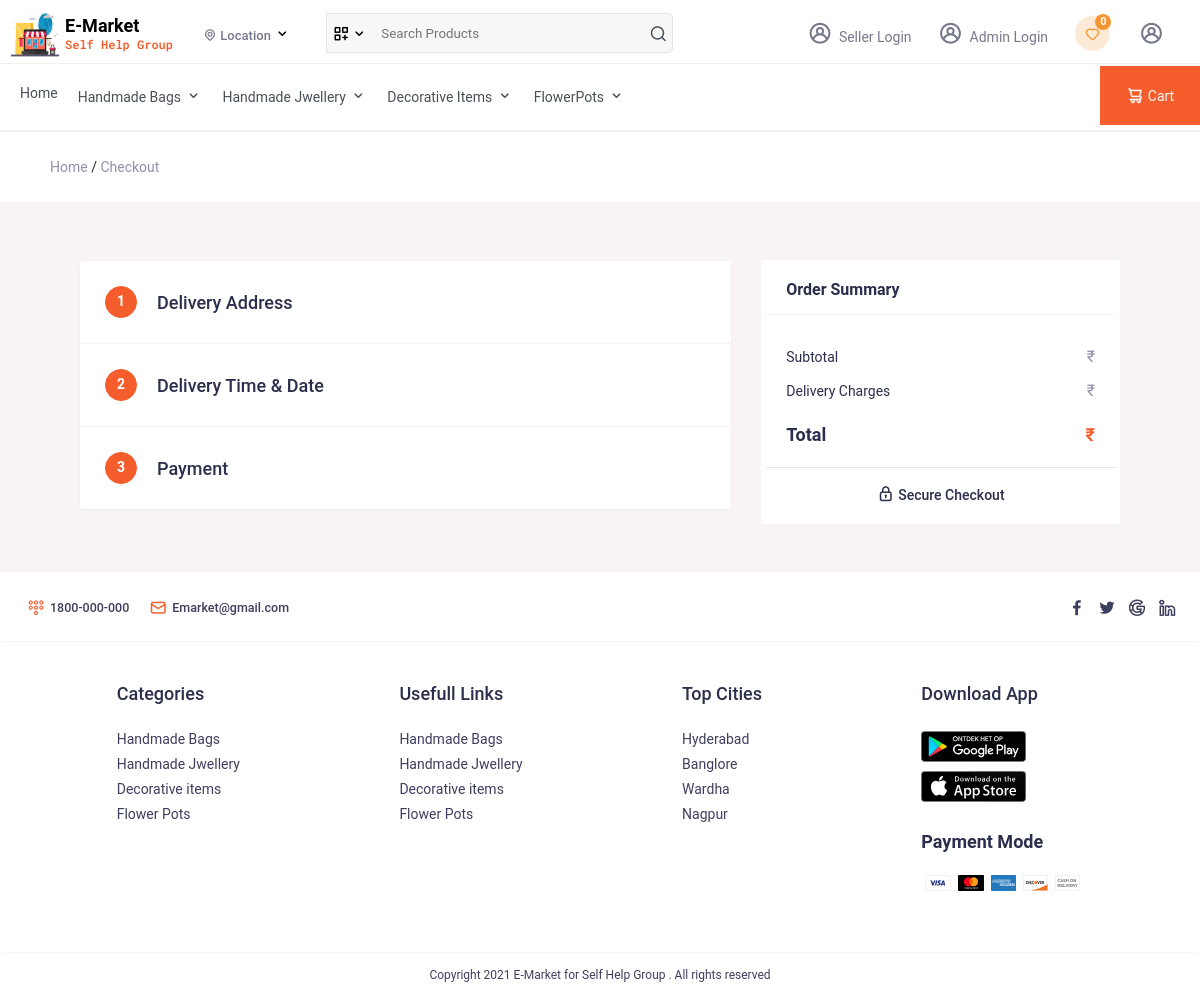
The page /checkout.php (signed in) on the database its author committed.
### tables this page shows
CREATE TABLE `categories` (
  `id` int(11) NOT NULL,
  `category` varchar(255) NOT NULL,
  `status` tinyint(1) NOT NULL
);

### checkout.php (the view, shortened to what this page needs)
<?php
require('require/top.php');
    $checkout=get_chekout_products($con);
    $subtotal=0;
?>
<div class="path">
    <div class="container">
        <a href="index.php">Home</a>
        /
        <a href="checkout.php">Checkout</a>
    </div>
</div>
<section class="checkout">
    <section class="myac-body">
        <div class="flex row">
            <div class="right">
                <div class="col-lg-12 col-md-12">
                    <div class="pdpt-bg">
                        <form action="process.php" method="POST" id="checkout-form">
                            <div class="step">
                                <div class="tittle" onclick="open_address(this)" id="ct-ad">
                                    <span>1</span>
                                    <h4>Delivery Address</h4>
                                </div>
                            </div>
                            <div class="step">
                                <div class="tittle" onclick="open_dvt(this)" id="ct-dt">
                                    <span>2</span>
                                    <h4>Delivery Time & Date</h4>
                                </div>
                            </div>
                            <div class="step">
                                <div class="tittle" onclick="open_pt(this)" id="ct-pt">
                                    <span>3</span>
                                    <h4>Payment</h4>
                                </div>
                            </div>
                        </form>
                    </div>
                </div>
            </div>
            <div class="left">
                <div class="ul-wrapper">
                    <h4>Order Summary</h4>
                    <?php foreach($checkout as $product){ ?>
                    <div class="cart-item border_radius">
                        <div class="cart-product-img">
                            <img src="media/product/<?php echo $product['img1']; ?>" alt="" />
                            <div class="offer-badge">
                                <?php
                                 $offn=($product['fa']*100)/$product['price'];
                                 $off=round(100-$offn);
                                 echo $off.'%';
                                ?>
                            </div>
                        </div>
                        <div class="cart-text">
                            <h4><?php echo $product['product_name']; ?></h4>
                            <div class="cart-item-price">&#8377;<?php echo $product['fa'];
                              $subtotal+=$product['fa']*$product['qty'];
                            ?>
                                <span>&#8377;<?php echo $product['price']; ?></span>
                            </div>
                            <br>
                            <div class="cart-item-price">
                                <?php echo "x".$product['qty']; ?>
                            </div>
                        </div>
                    </div>
                    <?php } ?>
                    <div class="total-checkout-group">
                        <div class="cart-total-dil">
                            <h4>Subtotal</h4>
                            <span>&#8377;<?php echo $product['total']; ?></span>
                        </div>
                        <div class="cart-total-dil pt-3">
                            <h4>Delivery Charges</h4>
                            <span>&#8377;<?php
                                ?></span>
                        </div>
                    </div>
                    <div class="main-total-cart">
                        <h2>Total</h2>
                        <span>&#8377;<?php echo $product['final_amt']; ?></span>
                    </div>
                    <div class="cktout">
                        <i class="uil uil-padlock"></i> Secure Checkout
                    </div>
                </div>
            </div>
        </div>
    </section>
</section>
<?php require('require/foot.php'); ?>

### require/top.php (shortened to what this page needs)
<?php
    require("utility/utility.php");
?>
<!DOCTYPE html>
<html lang="en">
<head>
    <link rel="stylesheet" href="assets/css/style.css" />
    <link rel="stylesheet" href="https://unicons.iconscout.com/release/v4.0.0/css/line.css" />
    <link rel="stylesheet" href="assets/css/owl.carousel.min.css" />
    <link rel="stylesheet" href="assets/css/owl.theme.default.min.css" />
</head>
<body>
    <header class="header">
        <div class="top-header">
            <div class="th">
                <div class="logo">
                    <a href="index.html">
                        <img src="assets/images/sellerlogo.png" alt="logo" />
                    </a>
                </div>
                <div class="name">
                    E-Market <br />
                    <span>Self Help Group</span>
                </div>
                <div class="selecloc">
                    <div class="dropdown" tabindex="0">
                        <div class="text">
                            <i class="uil uil-location-point"></i>
                            <?php
               if(isset($_GET['utm_source'])){
                 $source=$_GET['utm_source'];
                $c=mysqli_num_rows(mysqli_query($con,"select * from city where id='$source'"));
                if($c==0){
                  redirect('index.php');
                  die();
                }
                if(isset($_SESSION['utm_source'])){
                  if($_GET['utm_source']!=$_SESSION['utm_source']){
                    if(isset($_SESSION['USER_CART'])){
                      unset($_SESSION['USER_CART']);
                      unset($_SESSION['CART_QTY']);
                    }
                    $_SESSION['utm_source']=$source;
                    echo getcity($con,$_SESSION['utm_source']);
                  }else{
                    echo getcity($con,$_SESSION['utm_source']);
                  }
                }else{
                  $_SESSION['utm_source']=$source;
                  echo getcity($con,$_SESSION['utm_source']);
                }
               }else{
                if(isset($_SESSION['utm_source'])){
                  echo getcity($con,$_SESSION['utm_source']);
                }else{
                  echo "Location";
                }
               }
               ?>
                        </div>
                        <i class="uil uil-angle-down icon__14"></i>
                    </div>
                </div>
                <div class="searchbox">
                    <span>
                        <i class="uil uil-create-dashboard" onclick="show_cat()"></i>
                        <i class="uil uil-angle-down icon__14" onclick="show_cat()"></i>
                    </span>
                    <form action="view.php" method="GET">
                        <input type="text" placeholder="Search Products" name="k" />
                        <button>
                            <i class="uil uil-search"></i>
                        </button>
                    </form>
                </div>
                <div class="rightbox">
                    <ul>
                        <li>
                            <a href="seller/index.php" class="rightlink">
                            <i class="uil uil-user-circle bg"></i>
                                Seller Login
                            </a>
                        </li>
                        <li>
                            <a href="admin/login.php" class="rightlink">
                            <i class="uil uil-user-circle bg"></i>
                                Admin Login
                            </a>
                        </li>
                        <li>
                            <a href="wishlist.php" class="rightlink wl">
                                <i class="uil uil-heart icon_wishlist"></i>
                                <span class="noti_count1">
                                    <?php
                                        if(isset($_SESSION['USER_LOGIN'])){
                                            $uid=$_SESSION['USER_ID'];
                                            $num=mysqli_num_rows(mysqli_query($con,"select * from wishlist where u_id='$uid'"));
                                            echo $num;
                                        }else{
                                            echo 0;
                                        }
                                    ?>
                                </span>
                            </a>
                        </li>
                        <li class="user">
                            <a href="javascript:void(0)" class="rightlink">
                                <i class="uil uil-user-circle bg" onclick="show_userpanel()">
                                </i>
                            </a>
                        </li>
                    </ul>
                </div>
            </div>
        </div>
        <div class="bottom-header">
            <div class="sub-header">
                <nav>
                    <div class="div"><a href="index.php">Home</a></div>
                    <?php
                $res=mysqli_query($con,"select * from categories limit 10");
                while($row=mysqli_fetch_assoc($res)){
            ?>
                    <div class="div">
                        <?php
                echo $row['category'];
            ?>
                        <i class="uil uil-angle-down icon__14"></i>
                    </div>
                    <?php
                }
            ?>
                </nav>
                <div class="cart-right" onclick="control.redirect('cart.php')">
                    <i class="uil uil-shopping-cart-alt"></i>Cart
                </div>
            </div>
        </div>
    </header>

### rows shown on the page
categories: category "Handmade Bags"
categories: category "Handmade Jwellery"
categories: category "Decorative Items"
categories: category "FlowerPots"

### other values the page prints
$num "0"
